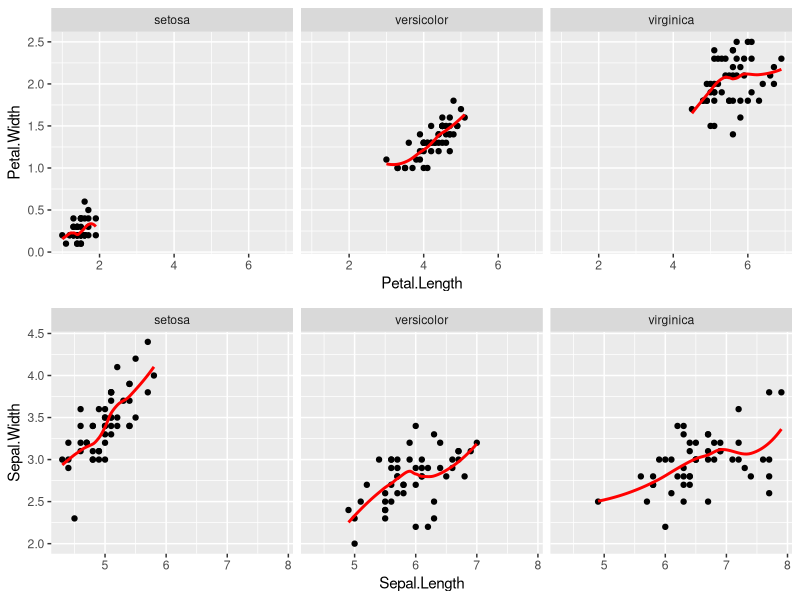

Recreate this plot in R. (Note: this script raises an error after producing the figure.)
#подключаем библиотеку
library(ggplot2)
library(gridExtra)
library(e1071)

#загружаем данные
data <- iris

#построим графики
a <- qplot(Petal.Length, Petal.Width,data = iris) +
  facet_grid(facets = ~ Species) +
  geom_smooth(color = "red", se = FALSE)

b <- qplot(Sepal.Length, Sepal.Width, data = iris) +
  facet_grid(facets = ~ Species) +
  geom_smooth(color = "red", se = FALSE)
grid.arrange(a, b, nrow = 2)

#создаем модель
model <- svm (Species ~., data = data)

print (model)
summary (model) 

#Создадим данные
x <- seq (0.1,1, by = 0.05) 
y <- log (x) + rnorm (x, sd = 0,2) 

#оценим модель
m <- svm (x, y) 
new <- predict(m, x) 
View(new)
       
#KNN
set.seed(4)#зададим зерно случайных чисел
names(data)#посмотрим переменные
data$Species <- factor(data$Species)# переведем отклик в фактор    

index <- sample(1:nrow(data), round(0.6*nrow(data))) # делим дата-сет на обучающую и тестовую выборки
train <- data[index, ]
test <- data[-index, ]


knn.iris <- knn(train = train[, -5], test = test[, -5], 
                       cl = train[, "Species"], k = 5, prob = TRUE)

table(Факт = test$Species, Прогноз = knn.iris) #построим конфьюжн-матрицу

        
